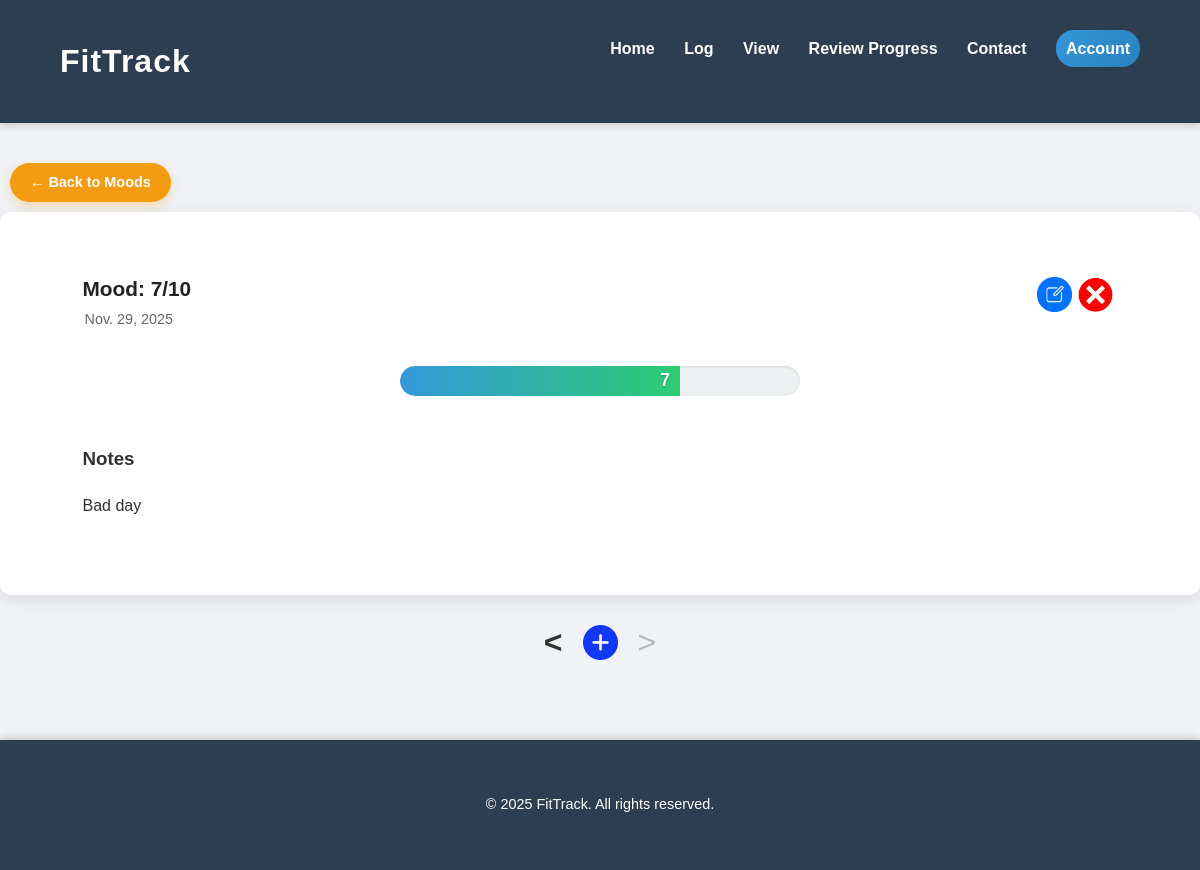
The app's page /mood/4/ (signed in) with its own data.
### moods/models.py (models this page shows, shortened)
class Mood(models.Model):
    user = models.ForeignKey(
        User,
        on_delete=models.CASCADE,
        related_name='mood',
        help_text="The user who logged this mood."
    )
    date = models.DateField(
        default=timezone.now,
        help_text="Date the mood was logged."
    )
    mood = models.IntegerField(
        help_text="The logged mood, on a scale from 1 to 10."
    )
    notes = models.TextField(
        null=True,
        blank=True,
        help_text="Optional notes on the mood."
    )
    class Meta:
        db_table = 'mood'
        ordering = ['-date']
        unique_together = ('user', 'date')  # One mood per user per day

### moods/views.py (the view)
# urls.py: path("<int:pk>/", MoodDetailView.as_view(), name="mood-detail"),
class MoodDetailView(LoginRequiredMixin, DetailView):
    model = Mood
    context_object_name = 'mood'
    def get_queryset(self):
        queryset = super().get_queryset()
        return queryset.filter(
            user=self.request.user
        )
    def get_context_data(self, **kwargs):
        context = super().get_context_data(**kwargs)
        mood = self.get_object()
        context['previous_mood'] = Mood.objects.filter(
            user=self.request.user,
            date__lt=mood.date
        ).order_by('-date').first()
        context['next_mood'] = Mood.objects.filter(
            user=self.request.user,
            date__gt=mood.date
        ).order_by('date').first()
        return context

### moods/templates/moods/mood_detail.html (shortened to what this page needs)
{% extends "base.html" %} {% block main %}
<div class="detail-actions">
  <a href="{% url 'moods-list' %}" class="small-button secondary-button"
    >&#x2190; Back to Moods
  </a>
</div>
<section class="section">
  <div class="container">
    <div class="detail-item">
      <div class="list-item-header">
        <span class="list-item-name">Mood: {{ mood.mood }}/10</span>
        <span class="list-item-date">{{ mood.date }}</span>
        <div class="actions">
          <img
            src="/static/images/edit.png"
            alt="Edit information Icon"
            class="editBtn"
            data-mood-value="{{ mood.mood }}"
            data-mood-notes="{{ mood.notes|default:'' }}"
            data-update-url="{% url 'mood-update' mood.pk %}"
          />
          <img
            src="/static/images/delete.png"
            alt="Delete Mood Icon"
            class="deleteBtn"
            data-mood-id="{{ mood.pk }}"
            data-mood-name="Mood {{ mood.mood }}"
          />
        </div>
      </div>
      <div class="mood-display">
        <div class="mood-bar-container">
          <div class="mood-bar" style="width: {{ mood.mood }}0%;">
            <span class="mood-value">{{ mood.mood }}</span>
          </div>
        </div>
      </div>
      {% if mood.notes %}
      <div class="detail-section">
        <h3>Notes</h3>
        <div class="notes-content">
          <p>{{ mood.notes }}</p>
        </div>
      </div>
      {% else %}
      <div class="detail-section">
        <p class="no-data">No notes recorded for this entry.</p>
      </div>
      {% endif %}
    </div>
  </div>
</section>
<div class="detail-navigation">
  {% if previous_mood %}
  <a href="{% url 'mood-detail' previous_mood.pk %}"> &lt; </a>
  {% else %}
  <span class="disabled">&lt;</span>
  {% endif %}
  <a href="{% url 'log-mood'%}">
    <img src="/static/images/add.png" alt="Add icon" />
  </a>
  {% if next_mood %}
  <a href="{% url 'mood-detail' next_mood.pk %}" class="nav-arrow"> &gt; </a>
  {% else %}
  <span class="nav-arrow disabled">&gt;</span>
  {% endif %}
</div>
{% endblock %}

### static/css/style.css (style rules this page uses)
body { font-family: "Arial", sans-serif; margin: 0; padding: 0; box-sizing: border-box; background-color: #f0f2f5; color: #333; line-height: 1.6; }
.container { width: 90%; max-width: 1200px; margin: 0 auto; padding: 20px 0; }
.section { background-color: #fff; margin-bottom: 30px; padding: 40px 25px; border-radius: 10px; box-shadow: 0 4px 15px rgba(0, 0, 0, 0.1); }
.small-button { display: inline-block; background-color: #2ecc71; color: #fff; padding: 8px 20px; text-decoration: none; border-radius: 50px; transition: background-color 0.3s ease, transform 0.2s ease, box-shadow 0.3s ease; font-weight: bold; border: none; cursor: pointer; font-size: 0.9rem; margin: 10px 10px; box-shadow: 0 4px 10px rgba(46, 204, 113, 0.3); }
.secondary-button { background-color: #f39c12; box-shadow: 0 4px 10px rgba(243, 156, 18, 0.3); }
.list-item-header { position: relative; padding-right: 80px; }
.list-item-name { display: block; font-size: 1.3rem; font-weight: 600; color: #222; }
.list-item-date { display: block; font-size: 0.9rem; color: #666; margin: 2px; margin-bottom: 5px; }
.actions { position: absolute; top: 5px; right: 5px; display: flex; gap: 6px; }
.actions img { width: 35px; height: 35px; border-radius: 6px; cursor: pointer; }
.detail-navigation { display: flex; align-items: center; width: 100%; margin-bottom: 10px; gap: 20px; align-items: center; justify-content: center; }
.detail-actions { flex: 1; display: flex; justify-content: flex-start; }
.detail-navigation a { text-decoration: none; color: inherit; }
.detail-navigation a, .detail-navigation span { font-size: 2rem; font-weight: bold; line-height: 1; transition: opacity 0.3s ease, font-weight 0.3s ease; }
.detail-navigation .disabled { opacity: 0.3; font-weight: normal; cursor: default; pointer-events: none; }
.detail-navigation img { width: 35px; height: 35px; display: block; }
.mood-display { padding: 20px 0; text-align: center; }
.mood-bar-container { width: 90%; max-width: 400px; height: 30px; background-color: #ecf0f1; border-radius: 15px; overflow: hidden; margin: 10px auto; box-shadow: inset 0 1px 3px rgba(0, 0, 0, 0.1); }
.mood-bar { height: 100%; background: linear-gradient(90deg, #3498db, #2ecc71); border-radius: 15px 0 0 15px; transition: width 1.0s ease-out; display: flex; justify-content: flex-end; align-items: center; padding-right: 10px; box-sizing: border-box; }
.mood-value { color: #fff; font-weight: bold; font-size: 1.1rem; text-shadow: 0 1px 2px rgba(0, 0, 0, 0.3); }

### records on screen
Mood: mood "7", date "Nov. 29, 2025", notes "Bad day"
